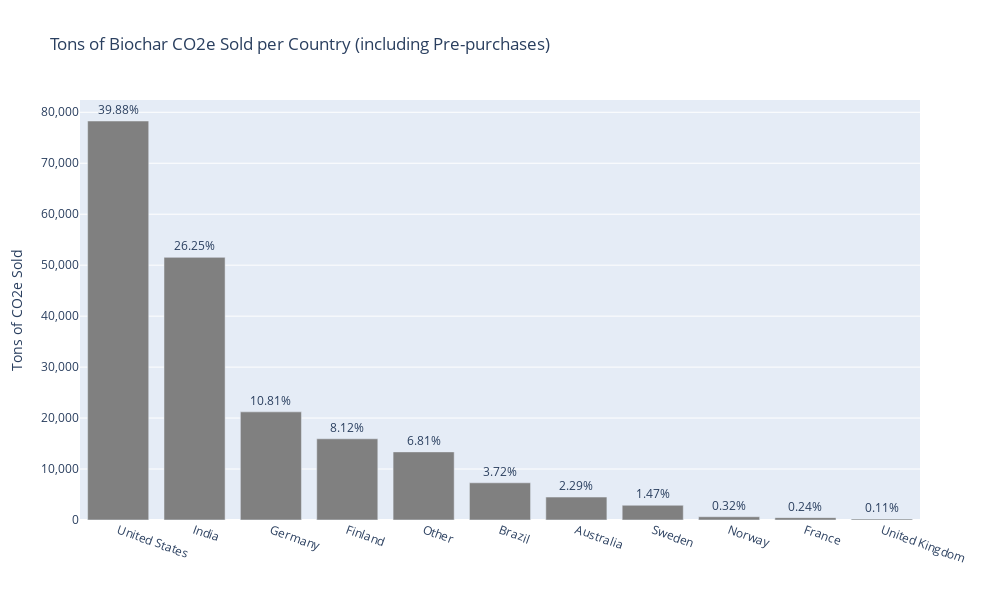

Notebook code cell kept with this figure:
### Code cell
import plotly.graph_objects as go

# Calculate percentages
ogp['Percentage'] = (ogp['Tons Purchased'] / ogp['Tons Purchased'].sum()) * 100

# Create bar chart
fig = go.Figure(data=go.Bar(
    x=ogp['Supplier Origin'], 
    y=ogp['Tons Purchased'], 
    text=ogp['Percentage'].round(2).apply(lambda x: '{:,.2f}%'.format(x)),  # Add percentage annotations
    textposition='outside', 
    marker_color='grey'
))

# Set figure size, y-axis label, and y-axis tick format
fig.update_layout(
    autosize=False,
    width=1000,
    height=600,
    yaxis=dict(
        title_text="Tons of CO2e Sold",
        tickformat=",",  # Add comma separators
    ),
    title="Tons of Biochar CO2e Sold per Country (including Pre-purchases)"
)

# Rotate x-axis labels
fig.update_xaxes(tickangle=20)

fig.show()

### Figure 1 — Plotly figure (JSON) as saved in the notebook; plotly's stock layout.template omitted (floating-point values rounded to 4 significant figures)
{"data": [{"marker": {"color": "grey"}, "text": ["39.88%", "26.25%", "10.81%", "8.12%", "6.81%", "3.72%", "2.29%", "1.47%", "0.32%", "0.24%", "0.11%"], "textposition": "outside", "type": "bar", "x": ["United States", "India", "Germany", "Finland", "Other", "Brazil", "Australia", "Sweden", "Norway", "France", "United Kingdom"], "y": [78290.0, 51533, 21220.0, 15940.0, 13360.0, 7300, 4499.0, 2891.0, 635.4, 464.9, 206.7]}], "layout": {"autosize": false, "height": 600, "title": {"text": "Tons of Biochar CO2e Sold per Country (including Pre-purchases)"}, "width": 1000, "xaxis": {"tickangle": 20}, "yaxis": {"tickformat": ",", "title": {"text": "Tons of CO2e Sold"}}}}
